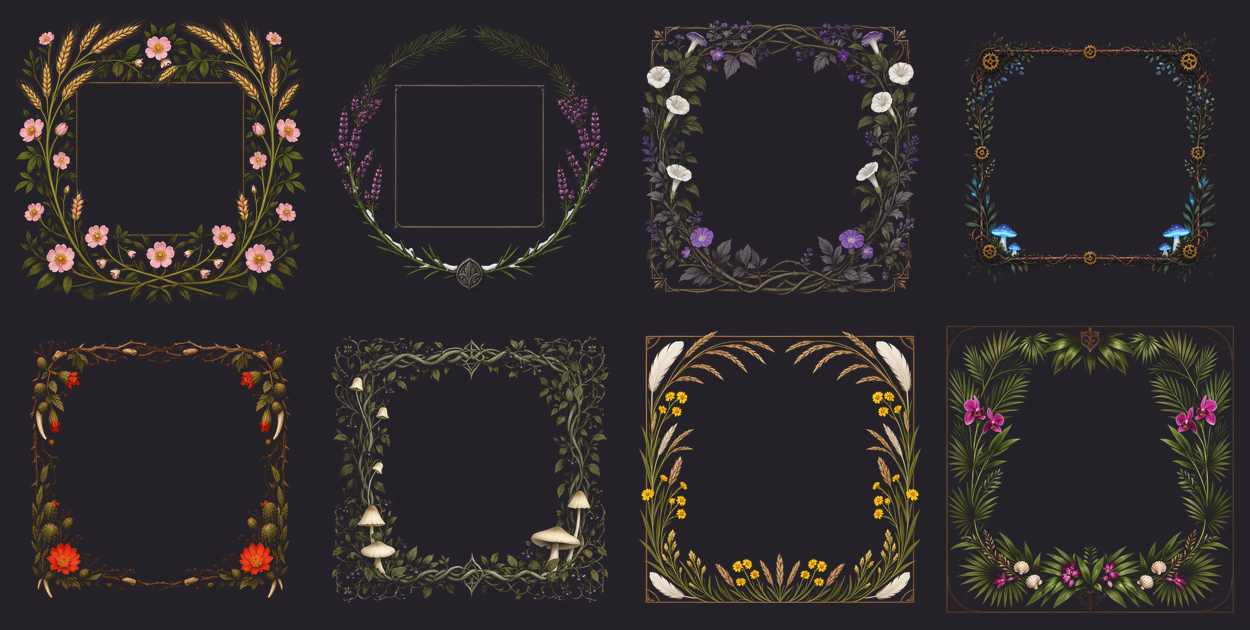
#> input picture docs/map_frames.png, 1250 x 630 px
$ python homeland_sheet_skyborne.py
#> lines starting #> are read from the running program, lines starting #| are printed output that depends on the picture
r"""Gallery sheet of the Skyborne minimap frames (20 Nov 2026): the shared Zephras Isle wreath, then the Horde and
Alliance wreaths it fades to, on the same dark ground as docs/map_frames.png, each captioned.

    uv run --no-project --with pillow python tools/homeland_sheet_skyborne.py

Writes docs/map_skyborne.png.
"""
from pathlib import Path

from PIL import Image, ImageDraw, ImageFont

HERE = Path(__file__).resolve().parent.parent
FRAMES = [("map_skyborne.tga", "Zephras Isle: every Skyborne"), ("map_skyborne_horde.tga", "Horde"),
          ("map_skyborne_alliance.tga", "Alliance")]
CELL, PAD, CAP = 400, 24, 44


def main():
    ref = Image.open(HERE / "docs" / "map_frames.png").convert("RGB")
#> ref is the input picture: PIL image 1250x630 RGB; mean R, G, B 48.7, 44.2, 44.3
    ground = ref.getpixel((4, 4))
#> ground = (36, 34, 40)
    w = len(FRAMES) * (CELL + PAD) + PAD
    sheet = Image.new("RGB", (w, CELL + 2 * PAD + CAP), ground)
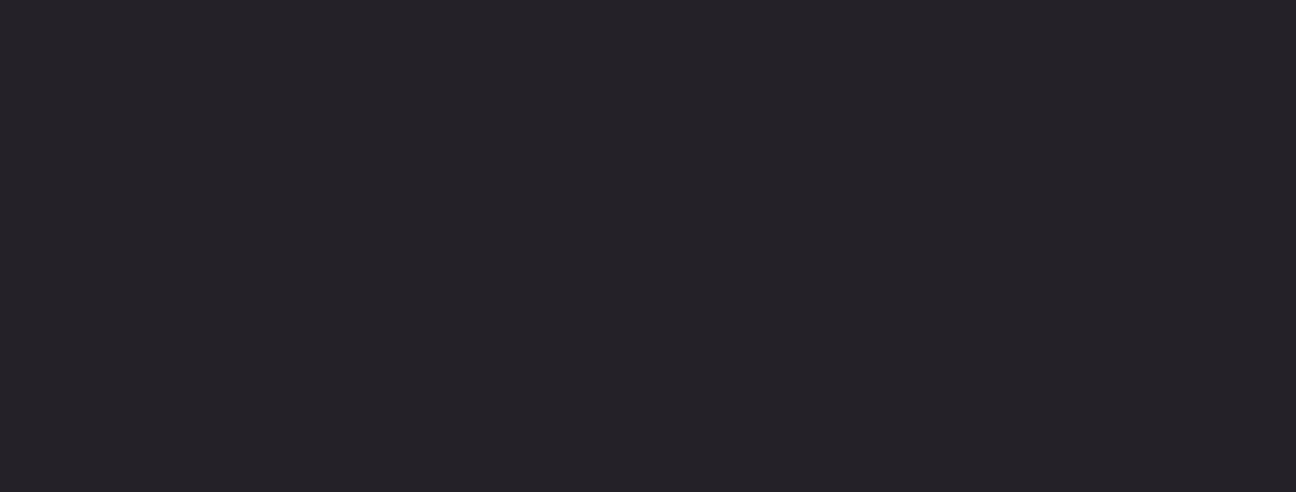
#> sheet: PIL image 1296x492 RGB; mean R, G, B 36, 34, 40
    draw = ImageDraw.Draw(sheet)
    try:
        font = ImageFont.truetype("segoeui.ttf", 22)
    except OSError:
        font = ImageFont.load_default()
    for i, (name, caption) in enumerate(FRAMES):
#> (the run stopped early here; a loop or call above may not have finished)
